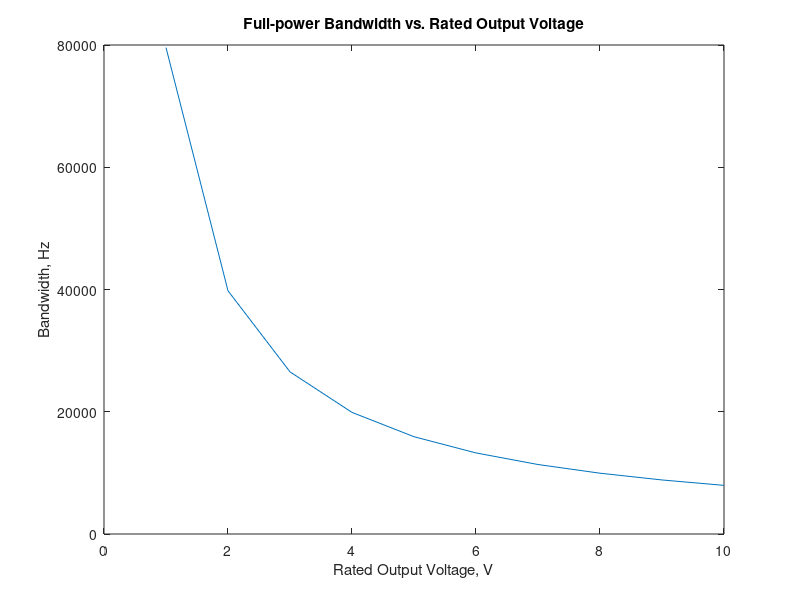

Reproduce this figure in MATLAB.
% Slew rate and full-power bandwidth
sr = 0.5e6;  
v0 = 1.0:10;
fm = sr./(2*pi*v0);
plot(v0, fm)
title('Full-power Bandwidth vs. Rated Output Voltage')
xlabel('Rated Output Voltage, V')
ylabel('Bandwidth, Hz')
